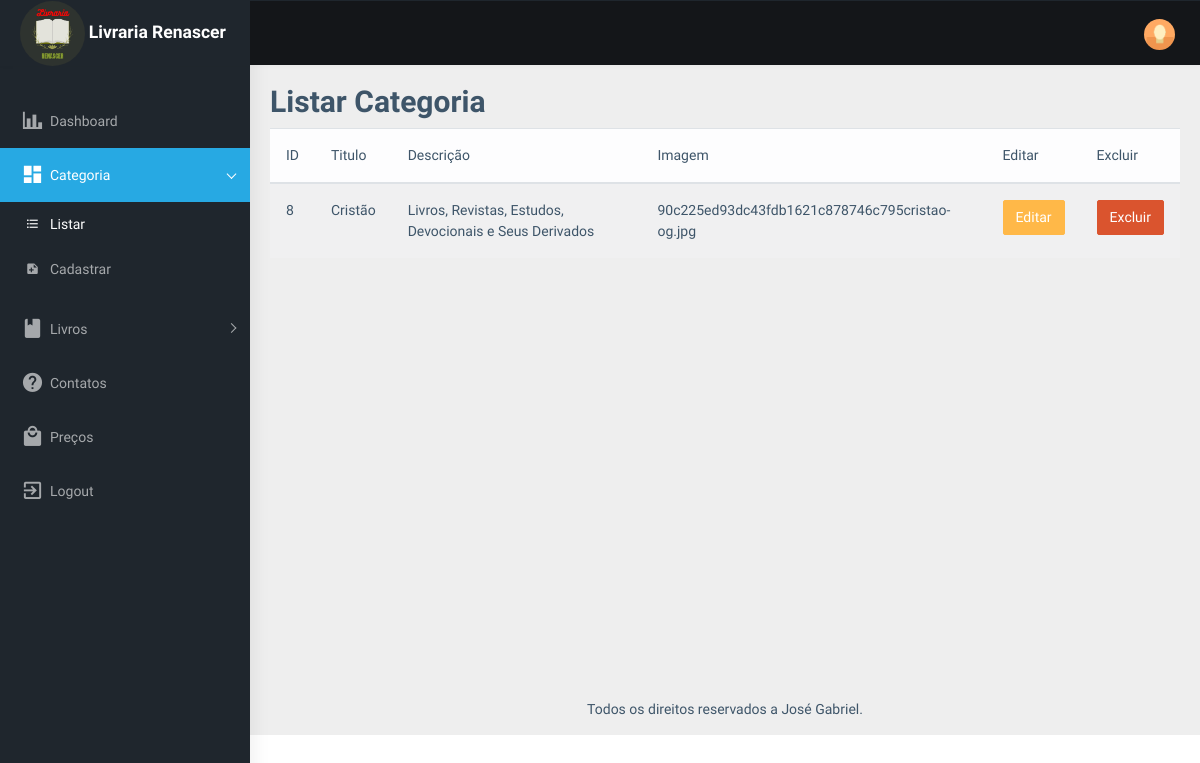
The page /admin-panel/listar_categoria on the database its author committed.
### livraria/models.py (models this page shows, shortened)
class Categoria (models.Model):
    titulo = models.CharField(max_length=200)
    descricao = models.TextField(blank=True, null=True)

class ImagemCategoria(models.Model):
    categoria_id = models.ForeignKey(Categoria, on_delete=models.CASCADE, related_name='imagens_categorias')
    img_base64 = models.TextField()

### livraria/views.py (the view)
# urls.py: path('admin-panel/listar_categoria', views.listar_categoria, name='listar_categoria'),
def listar_categoria(request):
    categorias = Categoria.objects.all()
    return render(request, 'admin/listar_categoria.html', { 'categorias': categorias })

### livraria/templates/admin/listar_categoria.html (shortened to what this page needs)
{% extends 'admin/base_adm.html' %}
{% block conteudo %}
  <h2>Listar Categoria</h2>
  <table class="table table-striped table-hover table-light">
    <thead>
        <tr>
            <th>ID</th>
            <th>Titulo</th>
            <th>Descrição</th>
            <th>Imagem</th>
            <th>Editar</th>
            <th>Excluir</th>
        </tr>
    </thead>
    {% for categoria in categorias %}
    <tbody>
        <tr>
            <td>{{ categoria.id }}</td>
            <td>{{ categoria.titulo }}</td>
            <td>{{ categoria.descricao }}</td>
            <td>
                {% for imagem in categoria.imagens_categorias.all %}
                   {{ imagem.img_base64 }}
                {% endfor %}
            </td>
            <td><a href="{% url 'editar_categoria' categoria.id %}" class="btn btn-warning">Editar</a></td>
            <td><a href="{% url 'excluir_categoria' categoria.id %}" class="btn btn-danger">Excluir</a></td>
        </tr>
    </tbody>
    {% endfor %}
  </table>
{% endblock %}

### rows shown on the page
Categoria: id "8", titulo "Cristão", descricao "Livros, Revistas, Estudos, Devocionais e Seus Derivados"
ImagemCategoria: img_base64 "90c225ed93dc43fdb1621c878746c795cristao-og.jpg"
